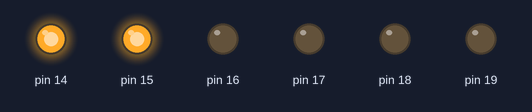
Bench run of a sketch on a simulated Arduino Uno, built with avr-gcc and run on an emulated ATmega328P. On the bench: output pins drawn as LEDs (lit = HIGH).

Above: at 0.1 s.
Timing chart, 0 to 1.6 s (numbered marks = the images above):
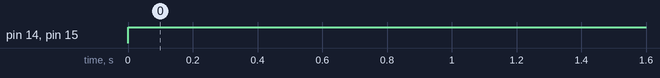

Measured:
- by itself, pin 14, pin 15: LOW → HIGH at 0.00 s

The sketch:

PRAKTIKUM_MIKRO_2.2.ino
```cpp
void setup()
{
  DDRC=0x3F;
}

void loop()
{
  PORTC=0x03;
}
```
